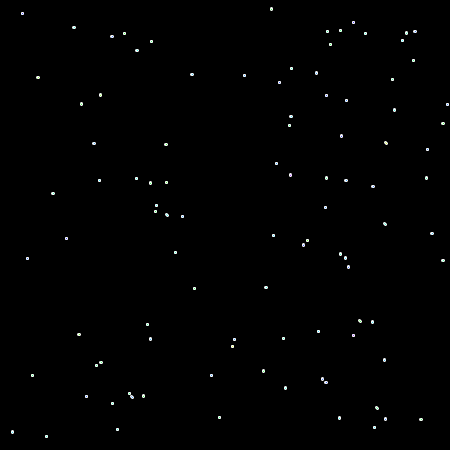
Frame 1 (no input)
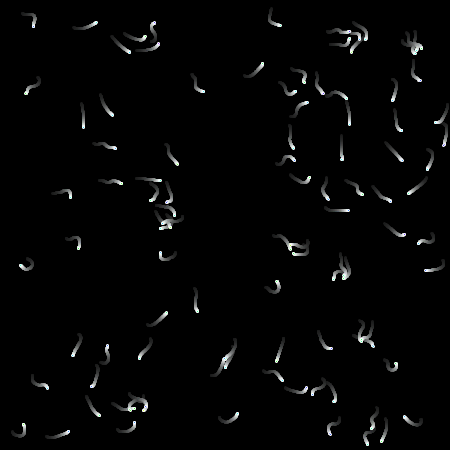
Frame 60 (the mouse pressed at the canvas centre just before this capture)
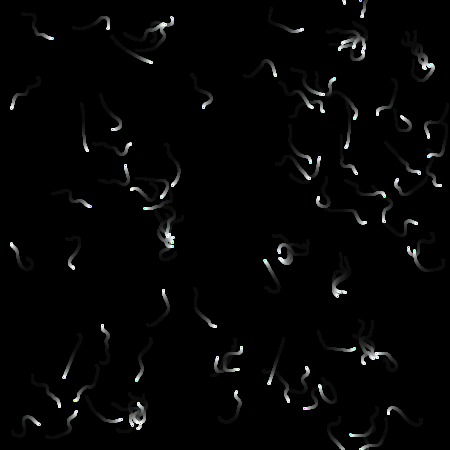
Frame 120 (the mouse held since frame 60 and released just before this capture)

The Processing sketch that drew these frames (run headless with seeded random() and noise(); from frame 60 on, the mouse is pressed at the canvas centre):

// Processing sketch: processing_49581
// ── processing_49581.pde

int num = 100;
int theSize = 450;
Mover[] theMovers = new Mover[num];
float incr = 0;
int count = 0;
void setup(){
  colorMode(HSB);
  size(450, 450);
//  background(255);
  background(0);
  fill(0, 0, 0, 10);
  stroke(255);
  for(int i=0; i<num; i++){
    theMovers[i] = new Mover(new PVector(random(theSize), random(theSize)), new PVector(random(1), random(1)), i);
//    theMovers[i] = new Mover(new PVector(theSize/2.0+20*cos(i*PI/((float)num)), theSize/2.0+20*sin(i*PI/((float)num))), new PVector(0, 0), i);
    theMovers[i].render();
  }
}

void draw(){
  incr += .05;
  rect(-1, -1, theSize+1, theSize+1);
  for(int i=0; i<num; i++){
    theMovers[i].update(theMovers);
    theMovers[i].render();
  }
}

class Mover{
  int me;
  PVector pos;
  PVector vel;
  Mover(PVector pos_, PVector vel_, int me_){
    me = me_;
    pos = pos_;
    vel = vel_;
  }
  void update(Mover[] movList){
    float[] distList = new float[movList.length];
    for(int i=0; i<movList.length; i++){
      distList[i] = getDistance(movList[i]);
    }
    float closest = distList[(me+1)%movList.length];
    int clindex = (me+1)%movList.length;
    for(int i=0; i<distList.length; i++){
      if(i!=me){
        if(closest>distList[i]){
          closest = distList[i];
          clindex = i;
        }
      }
    }
    float secClosest = distList[(me+1)%movList.length];
    int secClindex = (me+1)%movList.length;
    for(int i=0; i<distList.length; i++){
      if(i!=me && i!= clindex){
        if(secClosest>distList[i]){
          secClosest = distList[i];
          secClindex = i;
        }
      }
    }
    PVector temp = new PVector((movList[secClindex].pos.x+pos.x)-(pos.x+movList[clindex].pos.x), (movList[secClindex].pos.y+pos.y)-(pos.y+movList[clindex].pos.y));
    temp.normalize();
    temp.mult(.1);
    vel.normalize();
    vel.add(temp);
    vel.normalize();
    vel.mult(.4);
    pos.add(vel);
        if(pos.x < 0){
      pos.x += theSize;
    }
    if(pos.y < 0){
      pos.y += theSize;
    }
    if(pos.x > theSize){
      pos.x -= theSize;
    }
    if(pos.y > theSize){
      pos.y -= theSize;
    }
  }
  float getDistance(Mover mov){
   if(mov.pos.x-pos.x>theSize/2.0){
     if(mov.pos.y-pos.y>theSize/2.0){
       return(dist(mov.pos.x-theSize, mov.pos.y-theSize, pos.x, pos.y));
     }
     if(mov.pos.y-pos.y<-theSize/2.0){
       return(dist(mov.pos.x-theSize, mov.pos.y+theSize, pos.x, pos.y));
     }
     return(dist(mov.pos.x-theSize, mov.pos.y, pos.x, pos.y));
   }
   if(mov.pos.x-pos.x<-theSize/2.0){
     if(mov.pos.y-pos.y>theSize/2.0){
       return(dist(mov.pos.x+theSize, mov.pos.y-theSize, pos.x, pos.y));
     }
     if(mov.pos.y-pos.y<-theSize/2.0){
       return(dist(mov.pos.x+theSize, mov.pos.y+theSize, pos.x, pos.y));
     }
     return(dist(mov.pos.x+theSize, mov.pos.y, pos.x, pos.y));
   }
   return(dist(mov.pos.x, mov.pos.y, pos.x, pos.y));
  }
  void render(){
    fill(255*noise(pos.x, pos.y, incr), 255, 255);
    ellipse(pos.x, pos.y, 2, 2);
    fill(0, 0, 0, 10);
  }
}
